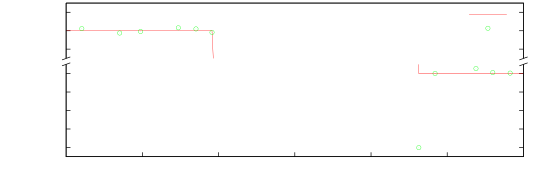

This chart was generated by the following gnuplot code:
clear
reset
file = "laserscan_LUT-reset"
datafile = sprintf('../dat/%s.dat',file)


starttime = 22735306

set samples 100000
set term push
set term epslatex color 10 size 14cm, 5cm
set out sprintf('%s_zoom_04.tex',file)

bm = 0.20
lm = 0.12
rm = 0.95
gap = 0.03
size = 0.75
y1 = -3090.0; y2 = -2990.0; y3 = 1970.0; y4 = 2030.0

set multiplot
set xlabel 'Zeit [s]' 0,0.5
set border 1+2+8
unset key
set xtics nomirror
set ytics 20
set lmargin at screen lm
set rmargin at screen rm
set bmargin at screen bm
set tmargin at screen bm + size * (abs(y2-y1) / (abs(y2-y1) + abs(y4-y3) ) )

set yrange [y1:y2]

plot [48:54] datafile using ($1-starttime)/1000:3 with lines title 'Soll-Frequenz', \
datafile using ($1-starttime)/1000:4 with points pt 6 lc 2 title 'Ist-Frequenz'

unset xtics
unset xlabel
set border 2+4+8
set key inside top right
set bmargin at screen bm + size * (abs(y2-y1) / (abs(y2-y1) + abs(y4-y3) ) ) + gap
set tmargin at screen bm + size + gap
set yrange [y3:y4]

set label 'Relativfrequenz [MHz]' at screen 0.03, bm + 0.5 * (size + gap) offset 0,-strlen("Relativfrequenz [MHz]")/4.0 rotate by 90

set arrow from screen lm - gap / 4.0, bm + size * (abs(y2-y1) / (abs(y2-y1)+abs(y4-y3) ) ) - gap / 4.0 to screen \
lm + gap / 4.0, bm + size * (abs(y2-y1) / (abs(y2-y1) + abs(y4-y3) ) ) + gap / 4.0 nohead

set arrow from screen lm - gap / 4.0, bm + size * (abs(y2-y1) / (abs(y2-y1)+abs(y4-y3) ) ) - gap / 4.0  + gap to screen \
lm + gap / 4.0, bm + size * (abs(y2-y1) / (abs(y2-y1) + abs(y4-y3) ) ) + gap / 4.0 + gap nohead

set arrow from screen rm - gap / 4.0, bm + size * (abs(y2-y1) / (abs(y2-y1)+abs(y4-y3) ) ) - gap / 4.0 to screen \
rm + gap / 4.0, bm + size * (abs(y2-y1) / (abs(y2-y1) + abs(y4-y3) ) ) + gap / 4.0 nohead

set arrow from screen rm - gap / 4.0, bm + size * (abs(y2-y1) / (abs(y2-y1)+abs(y4-y3) ) ) - gap / 4.0  + gap to screen \
rm + gap / 4.0, bm + size * (abs(y2-y1) / (abs(y2-y1) + abs(y4-y3) ) ) + gap / 4.0 + gap nohead

plot [48:54] datafile using ($1-starttime)/1000:3 with lines title 'Soll-Frequenz', \
datafile using ($1-starttime)/1000:4 with points pt 6 lc 2 title 'Ist-Frequenz'

unset multiplot

unset out
